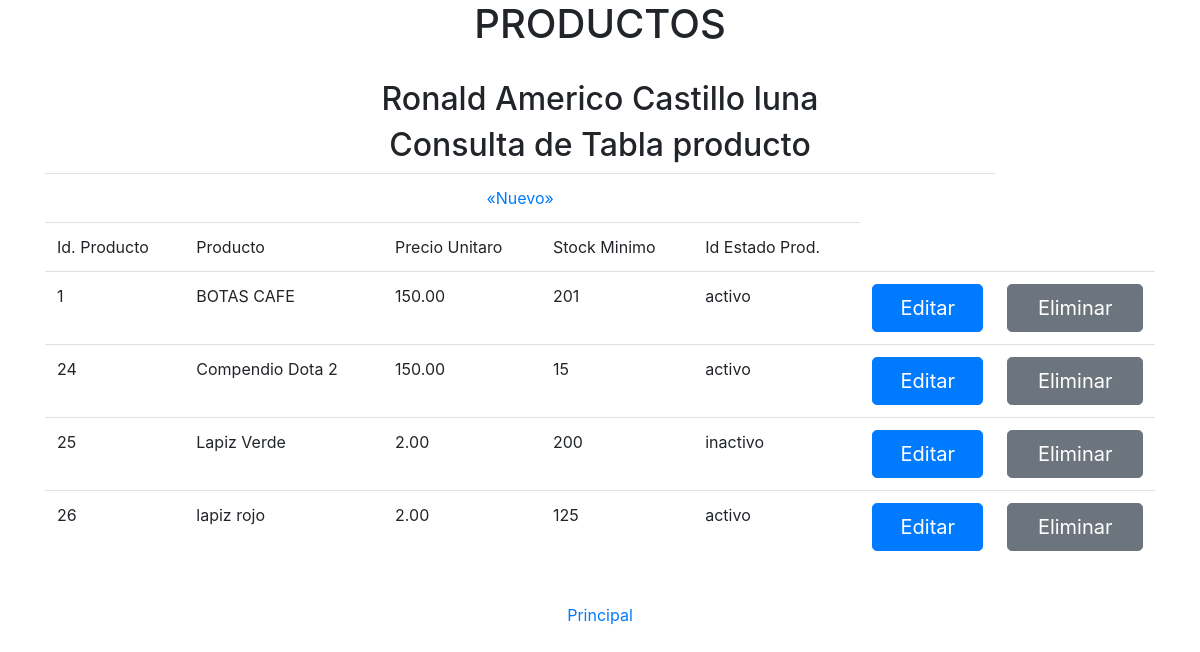
Screenshot of /edicion.php with the database file from the repository.
### tables this page shows
CREATE TABLE `producto` (
  `IdProducto` int(10) NOT NULL,
  `Producto` varchar(128) DEFAULT NULL,
  `PrecioUnitario` decimal(16,2) DEFAULT NULL,
  `StockMinimo` int(10) DEFAULT NULL,
  `IdEstadoProducto` enum('activo','inactivo') DEFAULT NULL
);

### edicion.php (the view, shortened to what this page needs)
<?php
    include("head.php");
    $con = Conectar();
    echo "<div align=\"center\"><h2>Consulta de Tabla producto</h2>";
    echo '<TABLE class="table">';
    echo "<TR>";
      echo '<TD align="center" colspan="6">';
       echo '<A HREF="agregar.php">«Nuevo»</A>';
      echo "</TD>";
     echo "<TR>";
            echo "<TD>Id. Producto</TD>";
            echo "<TD>Producto</TD>";
            echo "<TD>Precio Unitaro</TD>";
            echo "<TD>Stock Minimo</TD>";
            echo "<TD>Id Estado Prod.</TD>";
        echo "</TR>";
    $consulta = "SELECT IdProducto, Producto, PrecioUnitario, StockMinimo, IdEstadoProducto FROM producto";
    $resultado = mysqli_query($con, $consulta);
    while($registro = mysqli_fetch_array($resultado))
    {
        echo "<TR>";
            echo "<td>";
                echo $registro['IdProducto'];
            echo "</td>";
            echo "<td>";
                echo $registro["Producto"];
            echo "</td>";
            echo "<td>";
                echo $registro["PrecioUnitario"];
            echo "</td>";
            echo "<td>";
                echo $registro["StockMinimo"];
            echo "</td>";
            echo "<td>";
                echo $registro["IdEstadoProducto"];
            echo "</td>";
        echo "<TD>";
        echo'<a href="editar.php?id_producto='.$registro["IdProducto"].'"  class="btn btn-primary btn-lg btn-block">Editar</a>';
        echo "</TD>";
        echo "<TD>";
        echo'<a href="eliminar.php?id_producto=' . $registro["IdProducto"] .'" class="btn btn-secondary btn-lg btn-block" >Eliminar</a>';
        echo "</TD>";
        echo "</TR>";
    }
    echo "</TABLE>";
    echo "<br>";
    echo "<A HREF=\"index.php\"  >Principal</A>";
    echo "</div>";
     include("foot.php");
?>

### rows the page displays
producto: IdProducto "1", Producto "BOTAS CAFE", PrecioUnitario "150.00", StockMinimo "201", IdEstadoProducto "activo"
producto: IdProducto "24", Producto "Compendio Dota 2", PrecioUnitario "150.00", StockMinimo "15", IdEstadoProducto "activo"
producto: IdProducto "25", Producto "Lapiz Verde", PrecioUnitario "2.00", StockMinimo "200", IdEstadoProducto "inactivo"
producto: IdProducto "26", Producto "lapiz rojo", PrecioUnitario "2.00", StockMinimo "125", IdEstadoProducto "activo"
